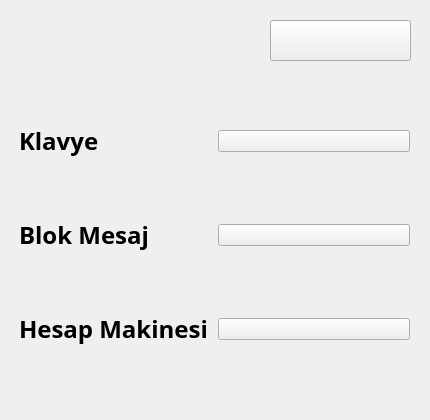
<?xml version="1.0" encoding="UTF-8"?>
<ui version="4.0">
 <class>MainWindow</class>
 <widget class="QWidget" name="MainWindow">
  <property name="geometry">
   <rect>
    <x>0</x>
    <y>0</y>
    <width>430</width>
    <height>420</height>
   </rect>
  </property>
  <property name="windowTitle">
   <string>MaM Sense</string>
  </property>
  <property name="windowIcon">
   <iconset>
    <normaloff>icons/MAMLOGO.png</normaloff>icons/MAMLOGO.png</iconset>
  </property>
  <widget class="QWidget" name="centralwidget" native="true">
   <property name="geometry">
    <rect>
     <x>0</x>
     <y>0</y>
     <width>430</width>
     <height>420</height>
    </rect>
   </property>
   <widget class="QPushButton" name="pushButton_73">
    <property name="geometry">
     <rect>
      <x>270</x>
      <y>20</y>
      <width>141</width>
      <height>41</height>
     </rect>
    </property>
    <property name="font">
     <font>
      <family>Century Gothic</family>
      <pointsize>20</pointsize>
      <weight>75</weight>
      <bold>true</bold>
     </font>
    </property>
    <property name="text">
     <string/>
    </property>
    <property name="icon">
     <iconset>
      <normaloff>icons/back.png</normaloff>icons/back.png</iconset>
    </property>
    <property name="iconSize">
     <size>
      <width>32</width>
      <height>32</height>
     </size>
    </property>
   </widget>
   <widget class="QLabel" name="label">
    <property name="geometry">
     <rect>
      <x>40</x>
      <y>10</y>
      <width>161</width>
      <height>51</height>
     </rect>
    </property>
    <property name="text">
     <string/>
    </property>
    <property name="pixmap">
     <pixmap>icons/MAMSENSE.png</pixmap>
    </property>
    <property name="scaledContents">
     <bool>true</bool>
    </property>
   </widget>
   <widget class="QWidget" name="gridLayoutWidget">
    <property name="geometry">
     <rect>
      <x>19</x>
      <y>70</y>
      <width>391</width>
      <height>331</height>
     </rect>
    </property>
    <layout class="QGridLayout" name="gridLayout">
     <item row="0" column="1">
      <widget class="QPushButton" name="keyboardButton">
       <property name="text">
        <string/>
       </property>
       <property name="icon">
        <iconset>
         <normaloff>icons/go.png</normaloff>icons/go.png</iconset>
       </property>
       <property name="iconSize">
        <size>
         <width>32</width>
         <height>32</height>
        </size>
       </property>
      </widget>
     </item>
     <item row="2" column="1">
      <widget class="QPushButton" name="calculatorButton">
       <property name="text">
        <string/>
       </property>
       <property name="icon">
        <iconset>
         <normaloff>icons/go.png</normaloff>icons/go.png</iconset>
       </property>
       <property name="iconSize">
        <size>
         <width>32</width>
         <height>32</height>
        </size>
       </property>
      </widget>
     </item>
     <item row="1" column="1">
      <widget class="QPushButton" name="blockButton">
       <property name="text">
        <string/>
       </property>
       <property name="icon">
        <iconset>
         <normaloff>icons/go.png</normaloff>icons/go.png</iconset>
       </property>
       <property name="iconSize">
        <size>
         <width>32</width>
         <height>32</height>
        </size>
       </property>
      </widget>
     </item>
     <item row="0" column="0">
      <widget class="QLabel" name="label_2">
       <property name="font">
        <font>
         <family>Century Gothic</family>
         <pointsize>18</pointsize>
         <weight>75</weight>
         <bold>true</bold>
        </font>
       </property>
       <property name="text">
        <string>Klavye</string>
       </property>
      </widget>
     </item>
     <item row="1" column="0">
      <widget class="QLabel" name="label_3">
       <property name="font">
        <font>
         <family>Century Gothic</family>
         <pointsize>18</pointsize>
         <weight>75</weight>
         <bold>true</bold>
        </font>
       </property>
       <property name="text">
        <string>Blok Mesaj</string>
       </property>
      </widget>
     </item>
     <item row="2" column="0">
      <widget class="QLabel" name="label_4">
       <property name="font">
        <font>
         <family>Century Gothic</family>
         <pointsize>18</pointsize>
         <weight>75</weight>
         <bold>true</bold>
        </font>
       </property>
       <property name="text">
        <string>Hesap Makinesi</string>
       </property>
      </widget>
     </item>
    </layout>
   </widget>
   <zorder>label</zorder>
   <zorder>pushButton_73</zorder>
   <zorder>gridLayoutWidget</zorder>
  </widget>
 </widget>
 <resources/>
 <connections/>
</ui>
